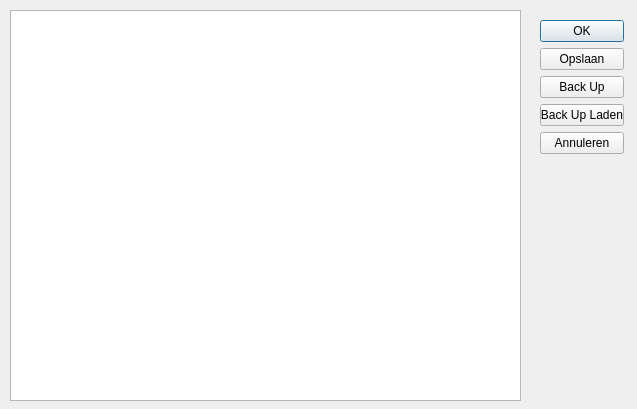
<ui version="4.0" >
 <class>Dialog</class>
 <widget class="QDialog" name="Dialog" >
  <property name="geometry" >
   <rect>
    <x>0</x>
    <y>0</y>
    <width>637</width>
    <height>409</height>
   </rect>
  </property>
  <property name="windowTitle" >
   <string>Dialog</string>
  </property>
  <widget class="QWidget" name="layoutWidget" >
   <property name="geometry" >
    <rect>
     <x>540</x>
     <y>20</y>
     <width>84</width>
     <height>162</height>
    </rect>
   </property>
   <layout class="QVBoxLayout" >
    <property name="spacing" >
     <number>6</number>
    </property>
    <property name="leftMargin" >
     <number>0</number>
    </property>
    <property name="topMargin" >
     <number>0</number>
    </property>
    <property name="rightMargin" >
     <number>0</number>
    </property>
    <property name="bottomMargin" >
     <number>0</number>
    </property>
    <item>
     <widget class="QPushButton" name="okButton" >
      <property name="text" >
       <string>OK</string>
      </property>
      <property name="default" >
       <bool>true</bool>
      </property>
     </widget>
    </item>
    <item>
     <widget class="QPushButton" name="saveButton" >
      <property name="text" >
       <string>Opslaan</string>
      </property>
     </widget>
    </item>
    <item>
     <widget class="QPushButton" name="saveBackUp" >
      <property name="text" >
       <string>Back Up</string>
      </property>
     </widget>
    </item>
    <item>
     <widget class="QPushButton" name="saveBackUp2" >
      <property name="text" >
       <string>Back Up Laden</string>
      </property>
     </widget>
    </item>
    <item>
     <widget class="QPushButton" name="cancelButton" >
      <property name="text" >
       <string>Annuleren</string>
      </property>
     </widget>
    </item>
    <item>
     <spacer>
      <property name="orientation" >
       <enum>Qt::Vertical</enum>
      </property>
      <property name="sizeHint" >
       <size>
        <width>20</width>
        <height>40</height>
       </size>
      </property>
     </spacer>
    </item>
   </layout>
  </widget>
  <widget class="QTextEdit" name="textTrigger" >
   <property name="geometry" >
    <rect>
     <x>10</x>
     <y>10</y>
     <width>511</width>
     <height>391</height>
    </rect>
   </property>
   <property name="html" >
    <string>&lt;html>&lt;head>&lt;meta name="qrichtext" content="1" />&lt;style type="text/css">
p, li { white-space: pre-wrap; }
&lt;/style>&lt;/head>&lt;body style=" font-family:'MS Shell Dlg 2'; font-size:8.25pt; font-weight:400; font-style:normal;">
&lt;p style="-qt-paragraph-type:empty; margin-top:0px; margin-bottom:0px; margin-left:0px; margin-right:0px; -qt-block-indent:0; text-indent:0px;">&lt;/p>&lt;/body>&lt;/html></string>
   </property>
   <property name="acceptRichText" >
    <bool>false</bool>
   </property>
  </widget>
 </widget>
 <resources/>
 <connections>
  <connection>
   <sender>okButton</sender>
   <signal>clicked()</signal>
   <receiver>Dialog</receiver>
   <slot>accept()</slot>
   <hints>
    <hint type="sourcelabel" >
     <x>351</x>
     <y>38</y>
    </hint>
    <hint type="destinationlabel" >
     <x>233</x>
     <y>29</y>
    </hint>
   </hints>
  </connection>
  <connection>
   <sender>cancelButton</sender>
   <signal>clicked()</signal>
   <receiver>Dialog</receiver>
   <slot>reject()</slot>
   <hints>
    <hint type="sourcelabel" >
     <x>330</x>
     <y>66</y>
    </hint>
    <hint type="destinationlabel" >
     <x>197</x>
     <y>125</y>
    </hint>
   </hints>
  </connection>
 </connections>
</ui>
